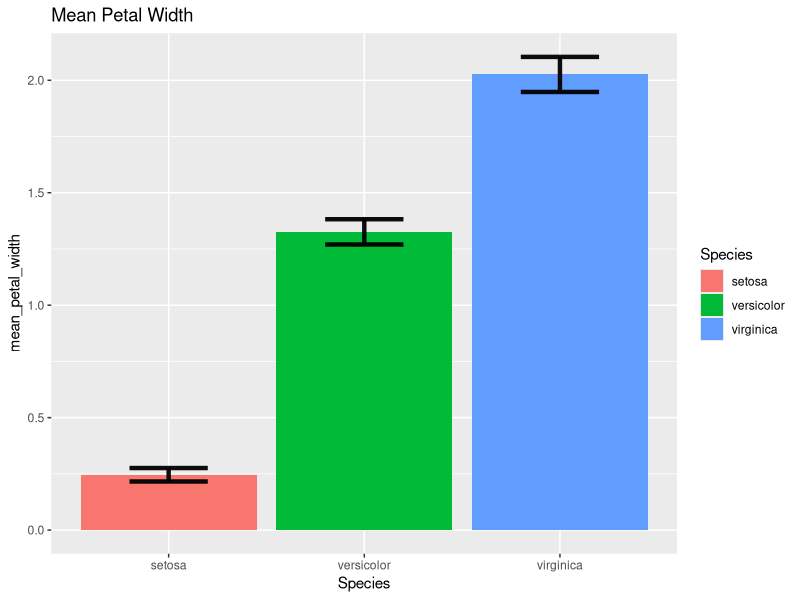
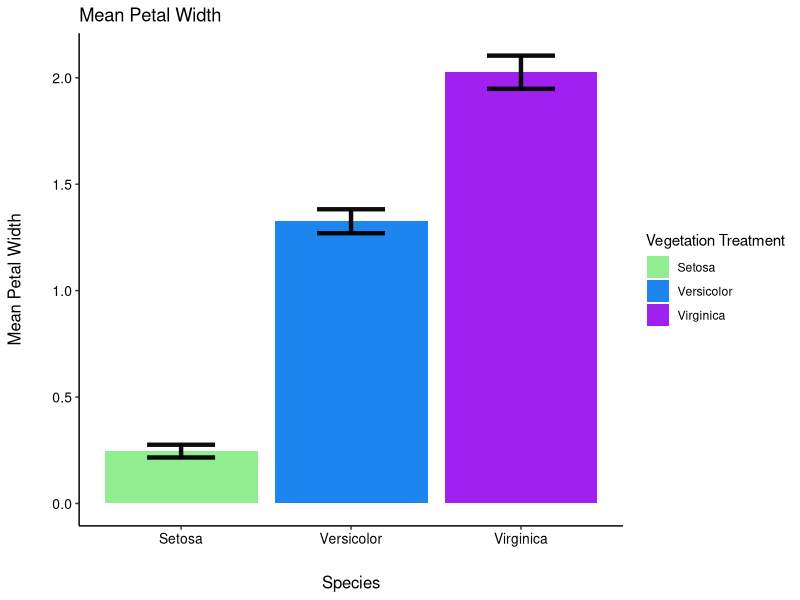
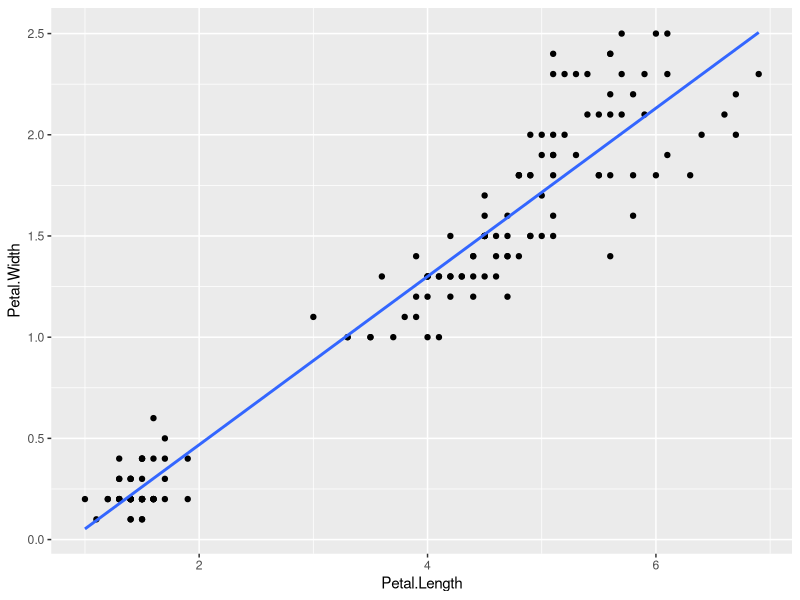
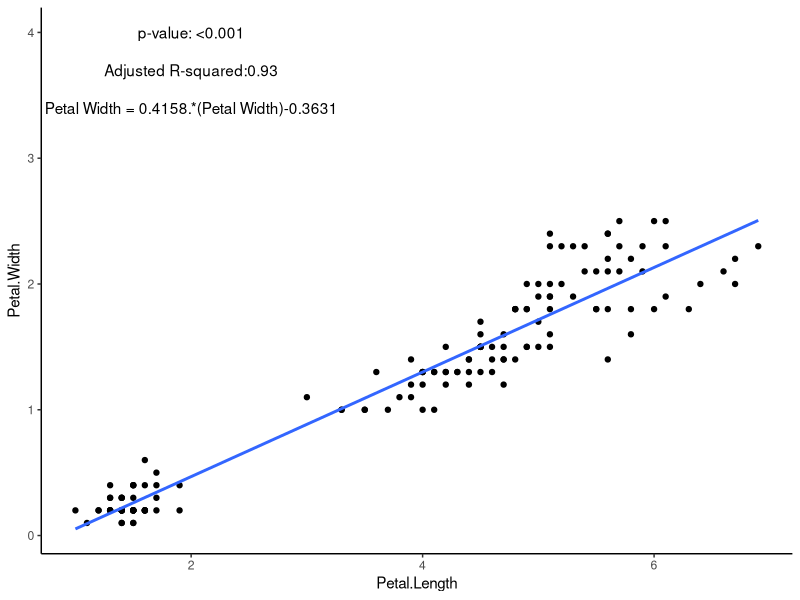
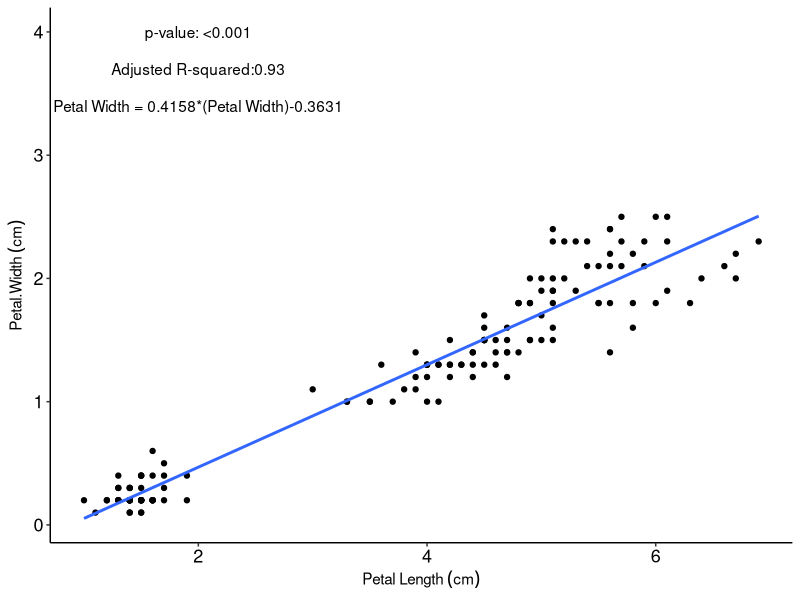

R code for these plots, in order:
###############################################################################

# tidyverse-dplyr data management tutorial

# Created by: Spencer Womble
# Email: sgwomble42@tntech.edu
# Date: 8/25/2022

########################################################

# Objectives

# This tutorial is designed for beginner tidyverse users. Many basic dplyr/tidyverse 
# functions related to data management are demonstrated here; however, this is certainly
# not an all-inclusive list. Refer to the R documentation/vignettes for these packages for details
# about their features. This tutorial also briefly touches on some aspects of 
# using ggplot (mostly within the context of plotting data from dplyr tibbles).
# The ggplot portion of this tutorial may be remedial for those familiar with the 
# package. However, those without much ggplot experience may find it beneficial.
# Please feel free to email me with any questions about or issues with this tutorial.

# - Spencer

########################################################################################

# Contents

# This tutorial will cover many basic function within the tidyverse-dplyr package including:

#   1) Different methods for sub-setting dataframes
#   2) Creating new columns based on mathematical operations and condition criteria
#   3) Data cleaning (reording columns, renaming columns, pivoting dataframe)
#   4) Calculating summary statistics
#   5) Basic operations for integrating dplyr output into ggplot2 and how to create a
#       basic ggplot2 for near publication-ready figures

#######################################################################################



##########################################################

# General Information about dplyr

##########################################################

### The structure of a pipe in the tidyverse ###################################

# a pipe is a useful method for linking multiple functions in r. It is especially valuable
# when you want to nest functions within each other or perform them in a specific order
# pipes, and the package within the tidyverse called "dplyr", are also very useful as data management tools


# example of a pipe

#Important note: %>% indicates the end or beginning of a new function
#   every time you want to add a new function to a pipe, put %>% following the end of the 
#   previous function

# data <- "the dataframe you want to use" %>% "tidyverse or base-R argument or function" %>%
#           "next argument or functinon"...ect

# note: newly created dataframes using tidyverse packages are referred to as "tibbles", they operate the same way a normal dataframe does


# IMPORTANT NOTE - if you have the "car" package loaded you will recieve and error 
#                   warning because both "car" and "dplyr" have a "select" function.
#                   to overcome this warning, use the command "dplyr::select" to tell R
#                   that you want it to use dplyr's "select" function.

##############################################

# Common function in dplyr

##############################################

# tibble - these are dataframe created by dplyr and generally operate the same way a dataframe created in base-R would
# mutate - create new columns/variables, perform mathematical functions
# select - subset data based on column names - very helpful during analyses when using datasheets with many variables
# group_by - tells dplyr how it should group results when performing row-wise tasks or when filtering
# filter - a method for sub-setting data. Works like "subset" in base R, but can be more useful as you can stack functions easier
# pivot_longer -  a method for turning data from a wide format to a long format
# pivot_wider -  a method for turning data from long format to a wide format
# rename - how to rename a column header
# relocate - used to change the order of columns in a data frame
# summarise - a way to calculate summary statistics like means, standard deviations, standard errors, and confidence intervals
# starts_with - a way to select data within a column based on a character match
# ends_with - same function as start_with just for sufix matching
# str_detect - used to tell R to perform functions on a column based on an exact character string match
# ! - used to tell R NOT to perform any action on a column listed with a "!" preceding the column name
# dplyr::count - a method for seeing how many factor levels are contained within a data frame
# arrange - sort rows based on a grouping critera (like species name)
#######################################################################################################################################
#######################################################################################################################################

# Begin R script for dplyr tutorial

#######################################################################################################################################
#######################################################################################################################################


library(dplyr) # dplyr is nested in the tidyverse package, but I loaded it separately here to point out that this is what we will 
# be working with mostly in this tutorial
library(tidyverse)
library(tidyr)

data<-iris
str(data)

# check for any NA's in the data ####
any(is.na(data))
# this returns "FALSE" meaning there no NA's. 

#########################################################


## Let's make a new column called "plant_ID"  so that we have a second (besides Species) grouping variable #######

data$plant_ID<-rep(1:150) # "rep" is a call to repeat a set or string of numbers, see "rep" function for more advanced options



#################################################################################


# let's move our new "plant_ID" column to the first column location

data<- data %>% relocate(plant_ID, .before = "Sepal.Length") # moving the column over by veg treatment; you must have the "." in front of "before or it will create a new column called "before"
str(data)



##########################################################################

# Now let's use dplyr to create new variable ###########

#### make a new column that shows "petal area" ####

# note: we're going to add to our dataframe, but we could make a new one by naming it something else like data2 ect.

data<- data %>% # this calls the data frame
  group_by(plant_ID) %>% # this is telling R that we want to to do this calc. for each row. Always choose a group option if performing mutations or filtering
  # we don't have to have "group_by" for this but it's good practice
  rowwise() %>% # telling R to do these sums according to each row. This is needed to deal with the NA's
  mutate(Petal.Area = sum(Petal.Length*Petal.Width, na.rm = TRUE)) %>%
  ungroup() # it's always a good idea to ungroup so you don't accidentally carry that argument to another section of code
str(data)

##########################################################################

# Now let's subset and filter rows and columns based on conditions we want each observation to meet ####

# let's make a new tibble that only has plant ID, species, and Petal Width
subdata<- data %>% group_by(plant_ID) %>% select(plant_ID,Petal.Width:Species) %>% # select is telling dplyr which columns we want included in our new tibble
  #       use commas after each column if they are in different locations, you can use : to select a range of columns
  ungroup() # you don't have to use the "group_by" function here, but it doesn't hurt
str(subdata)



# here we're going to build a tibble that only includes the species "setosa"
sub_data1<- data %>% group_by(Species) %>% filter(Species == "setosa") %>% # the "==" tells R we want an exact character match
  # we are grouping by "Species" here because that's the variable we're interested in filtering for
  # this means that you need to put the exact name "setosa" in or the code won't work
  ungroup() # it is important to ungroup here in case you use similar calls later in the code and it makes the newly created tibble easier to read
print(sub_data1)



# here we'll create a new tibble with only the "setosa" species, plant ID, and petal width columns
sub_data2<- data %>% group_by(Species) %>% filter(Species == "setosa") %>%
  select(plant_ID, Petal.Width:Species) %>% ungroup() # here the order we do these functions in does not matter
# but it can be important sometimes, especially if you are performing mathematical operations
print(sub_data2)



# here we'll create a tibble that has only rows 
# where the petal area is greater than the mean petal area
# We can do a number of filters using =, <, >, ect. 
sub_data3<- data %>% group_by(Species) %>%
  filter(Petal.Area > mean(Petal.Area, na.rm = TRUE)) %>% # we put na.rm in here to exclude any cells with NA
  # we don't have any cells with NA's in this example, but the code is here in case your data does
  ungroup()
str(sub_data3)



# let's create a new dataframe using "str_detect" functions. "str_detect" can be used
#   like the "stars_width" and "ends_with" selecting verbs; however, "str_detect" is
#   more compatible than "starts_with" and "ends_with" when performing operations
#   like filter or mutate on the data. In this new tibble,
#   we will create a new variable called "sepal width average" for the species "setosa" 

starts_ends_subset<- data %>% dplyr::select(plant_ID:Sepal.Length, 
                                            starts_with("Speci"), ends_with("width"),
                                            !Petal.Area) %>% # "starts_width" and "ends_width to select variable matching the designated character string
  # the "!Petal.Area" tells R to not include that column in our new dataframe
  filter(str_detect(Species,"osa")) %>% # "str_detect" is telling R to filter rows that contain "osa" in the column "Species"
  mutate(sepal_width_average = mean(Sepal.Width, na.rm = TRUE))
print(starts_ends_subset)

#########################################################################

# Now let's explore using the pivot_wider and pivot_longer functions.
# We will use Species as our grouping variable for pivoting and 
# Petal Width and Sepal Length as our values to pivot.

# Our data is currently in long form. So, let's first pivot to wide form.
# Pivoting is one of the most complicated data management processes in dplyr/tidyverse (in my opinion).
# Here there are the steps we need to take to properly pivot our data from long to wide form:

# Step 1) Determine how many observation of our grouping variable (Species)
#         Are in the data frame. We need to do this because we will need to 
#         create a helper column that R can use as a row reference so it does
#         not get confused and include all 150 rows in our wider-form data set
#         (not doing this results in columns with NA's that is very messy)

dplyr::count(data,Species) # the "count" we can determine how many observations
#                          of the factor "Species" we have"
# based on count we see we have 50 observations per species


# Step 2) Create a helper reference column and pivot the data

# now let's create our wide-form data frame
iris_data_wide_form<-data %>% select(Species, Sepal.Length, Petal.Width) %>% # selecting our variables of interest
    mutate(row_ref = rep((1:50), times = 3)) %>% # here we are creating our helper reference column
    # there are 50 observations of each species; therefore, we need 3 sets of the number 1:50
    # this enables R to eliminate the excess rows so that our new columns are have 50 rows each (which is what we want)
pivot_wider(names_from = Species, values_from = c(Petal.Width,Sepal.Length)) %>% # names_from is telling R which column the new column names
  #   should be taken from (here it will yield one new column per species for Petal Width and Sepal Length). 
  #   values_from tells R which columns it should be pulling values from to make.
  dplyr::select(-row_ref) #this line removes our helper column

print(iris_data_wide_form) # now we see that we successfully pivoted our data to wide form!
      
#############################



# Now, we are going to bring our data back to long-form with pivot_longer

iris_data_long_form<- iris_data_wide_form %>%
    mutate(plant_ID = rep((1:50), times = 1)) %>% # making helper column again
  # we need this so R knows how many rows it should end with
  # (3 species x 50 rows = 150 rows in the long-form)
  # SIDE NOTE: "rep()" is a base-R function that creates repeating strings of numbers.
  # see help(rep) for more details on how the code is structured and what all it can do
  
    pivot_longer(cols = !plant_ID, # this tells R: 1) our reference column
                 # is going to be plant_ID; 2) DO NOT treat this column like a value
                 
    names_to = c(".value", "Species"), # here is a nice bit of code when working with
    # a large number of columns. names_to tells R what we want our new names to be,
    # ".value" tells R to pivot all the columns in our data frame (excluding the reference column we made)
    # "Species" tells R that we want our new grouping column to be names "Species"
    
    names_sep = "_") %>% # names_sep is telling R that we want our columns 
  # separated where the character "_" is encountered. Here, it is splitting
  # the species name (like setosa) from Petal.Width and Sepal.Length so that
  # the species names go into the new column we are creating when we referenced
  # "Species" in our names_to argument.
  
  arrange(Species) # here we are telling R to arrange our "new" column
  #  called "Species" by alphabetical order.


# Congratulations! We've now pivoted to both wide and long-form data frames.
# This is often a particularly challenging data management function in dply/tidyverse for beginners and intermediate users to learn
# so you may need to go through the annotations multiple times. If you're confused,
# don't feel discouraged! You'll get it quickly as long as your keep at it!




#########################################################################

# now let's make some summary tibbles. Summary tibbles can be very useful for plotting 
# things in ggplot. We can pass our data means, ranges, ect... on to ggplot

# summarise differs from mutate in some ways. Mutate is more useful for performing complex
# mathmaticial operations or creating a new variable whereas summarise is better when wanting to create 
# a summary tibble. This especially useful when you want to quickly compare means and standard deviations
# among groups

# IMPORTANT NOTE: the following summary statistics are for ARITHMATIC summary statistics
#                 NOT for model-generated means. For things like estimated marginal means, 
#                 use the emmeans package 

# summary table showing mean petal width for each species
mean_data<- data %>% group_by(Species) %>%
  summarise(Species_means = mean(Petal.Width), n = n()) %>% # n = n() tells you how many observations were used to calc. each mean
  ungroup()
print(mean_data)

##########################################################################

## now let's get more complicated with our summary statistic calculations
# this is very useful when constructing bar charts and line graphs as you will be
# able to load in error bars. One of the goals of this tutorial is to be able 
# to pass data to ggplot and edit ggplots to have figures that are at or near publication ready


# calculating summary statistics: mean, standard deviation (sd), standard error (se), and building 95% confidence intervals ####

# we'll do this for petal width

# IMPORTANT NOTE - these calculate arithmatic means, not model means.
#   for model means, users should refer to the emmeans package (https://cran.r-project.org/web/packages/emmeans/emmeans.pdf)


# getting arithmatic confidence intervals and other summary statistics
summary_stats<- data %>%
  group_by(Species) %>%
  summarise(mean_petal_width = mean(Petal.Width), # first, we'll calc some of the summary stats
            sd = sd(Petal.Width, na.rm = TRUE), # "sd" call means standard deviation
            n = n()) %>%
  mutate(se = sd / sqrt(n), # calculating standard error
         lower_bound = mean_petal_width - qt(1 - (0.05 / 2), n - 1) * se, # calculating CI lower bound
         upper_bound = mean_petal_width + qt(1 - (0.05 / 2), n - 1) * se) # calculating CI upper bound
print(summary_stats)


#######################################################################

# incorporating tibbles and summary statistics into ggplot


# Now we can begin plotting our data
# Let's create a barchart of means with CI's included

ggplot(data = summary_stats, aes(x = Species, 
                                 y = mean_petal_width, 
                                 fill = Species)) +
  geom_bar(stat = "identity") + # "identity tells ggplot to use the y vals for the error bar. 
  geom_errorbar(aes(x=Species, ymin=lower_bound, ymax=upper_bound), # calling our CI's we calculated in the summary statistics
                width=0.4, colour="black", alpha=0.95, size=1.5) +
  ggtitle("Mean Petal Width")

#############################

# now lets clean up the graph to make it more publication ready. 

ggplot(data = summary_stats, aes(x = Species, 
                                 y = mean_petal_width, fill = Species)) +
  geom_bar(stat = "identity") +
  geom_errorbar(aes(x=Species, ymin=lower_bound, ymax=upper_bound), 
                width=0.4, colour="black", alpha=0.95, size=1.5) + # setting preferences on color and size of error bars
  xlab( "Species") +
  ylab("Mean Petal Width") +
  scale_x_discrete(labels=as.character # renaming species on graph so they are capitalized. You can do this for any type of 
                   #  grouping variables like species, treatment, site, ect... You can also use this to remove underscores and periods
                   #  to help make the graph more publication ready. For example, use this code to change "Treatment_1" to "Treatment 1" on the graph
                   (c("Setosa","Versicolor", "Virginica")))+
  # Here's a bit of code to manually select colors for each group
  # This part is a pain, but it's how you change names in and of your legend
  # you have to provide ggplot with the same number of color choices as you have items
  # in the legend. Here I used scale_fill_manual because I used fill = in the aes mapping
  # if I was to use something like "color = _____" in aes, I would need to use
  # scale_color_manual
  # you can also choose color pallets to do this as well. The scale_color_brewer pallet
  # called "Dark2" is colorblind-friendly and very visible
  scale_fill_manual(name = "Vegetation Treatment", 
                    labels = (c("Setosa", "Versicolor", "Virginica")),
                    values = c('lightgreen','dodgerblue2','purple'))+ # this tells ggplot which colors to use
  theme_bw() + # theme bw stands for black and white. This theme removes background grids and is the most publication-ready built-in theme
  # you can also manually specify elements of the theme as we do below
  theme(panel.grid.major = element_blank(), # add: legend.position = 'none' to the theme() call to remove legend
        panel.grid.minor = element_blank(), # remove grids
        panel.background = element_blank(), # make background white
        panel.border = element_blank(), # remove borders
        axis.line = element_line(colour = "black"), # make axis lines black
        axis.text = element_text(size = 10, color = 'black'), # set text size
        axis.title.y = element_text(margin = 
                                      margin(t = 0, r = 20, b = 0, l = 0), size = 12), # moving axis title away from values and increase title size
        axis.title.x = element_text(margin = margin(t = 20), size = 12))+
  ggtitle("Mean Petal Width") # remove this line if you don't want a title



###############################################################################################33

# now let's create a regression plot that is near publication ready
# this is not a tidyverse-specific exercise, but it provides code to 
# set axes with special characters that can be difficult to code properly for those
# new to ggplot or R


# basic regression plot (like you would make in excel) ####
# let's regress petal width against petal length
ggplot(data, aes(x=Petal.Length, y = Petal.Width))+
  geom_point()+ # geom_point tells ggplot that this will be a scatter plot
  geom_smooth(method = 'lm', se = FALSE) #this line calls the basic regression equation; ggplot defaluts to loess regression
# se = false removes the error bars around the regression line



# now let's fit a regression ourslves - we will use this information to display the 
# R2, p-values, and regression equations directly on the graph
mod1<- lm(Petal.Width ~ Petal.Length, na.action = na.omit, data = data)
summary(mod1)


# plot the regression and include p.val, R2, and regression equation ####

ggplot(data, aes(x=Petal.Length, y = Petal.Width))+
  geom_point()+
  geom_smooth(method = 'lm', se = FALSE)+
  theme_classic() +
  annotate('text', x=2, y = 4, label = 'p-value: <0.001')+ # x = and y = are telling ggplot where on the graph to put the annotations
  # these locations correspond to the respective axes
  annotate('text', x=2, y = 3.7, label = 'Adjusted R-squared:0.93')+
  annotate('text', x=2, y = 3.4, label = 'Petal Width = 0.4158.*(Petal Width)-0.3631')

# same as above but with simplified code
ggplot(data, aes(x=Petal.Length, y = Petal.Width))+
  geom_point()+
  geom_smooth(method = 'lm', se = FALSE)+
  labs(x = bquote(Petal~Length~(cm)), y = bquote(Petal.Width~(cm)))+# bquote can also be used to make sub and superscripts characters
  theme_classic()+ # this calls a pre-designed format
  theme(axis.text = element_text(size = 13, color = 'black'))+ # need a separate line of "theme()" to make manual changes
  annotate('text', x = c(2,2,2), y = c(4,3.7,3.4), 
           label = c('p-value: <0.001','Adjusted R-squared:0.93',
                     'Petal Width = 0.4158*(Petal Width)-0.3631'))






